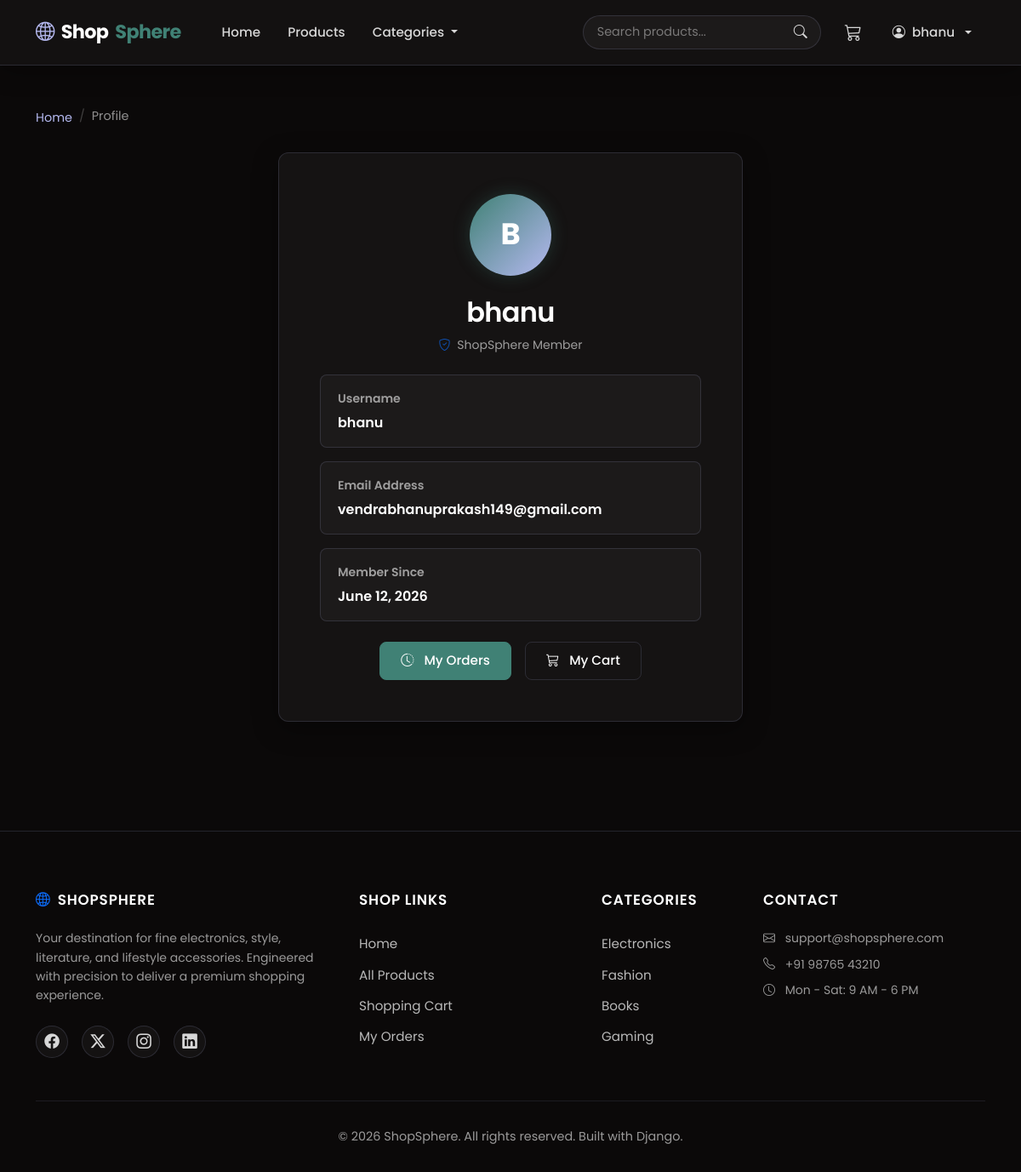
/profile/ (signed in), run on the app's committed database.
### store/models.py (models this page shows, shortened)
class Category(models.Model):
    name = models.CharField(max_length=100, unique=True)

### store/views.py (the view)
@login_required
def profile_view(request):
    return render(
        request,
        'profile.html'
    )

### store/context_processors.py (called while the page is built)
def shop_context(request):
    context = {
        'nav_categories': Category.objects.all(),
        'cart_count': 0,
    }
    if request.user.is_authenticated:
        try:
            cart = Cart.objects.get(user=request.user)
            total = 0
            for item in cart.items.all():
                total = total + item.quantity
            context['cart_count'] = total
        except Cart.DoesNotExist:
            context['cart_count'] = 0
    return context

### templates/profile.html (shortened to what this page needs)
{% extends 'base.html' %}
{% block content %}
<nav aria-label="breadcrumb">
    <ol class="breadcrumb breadcrumb-shop">
        <li class="breadcrumb-item"><a href="{% url 'home' %}">Home</a></li>
        <li class="breadcrumb-item active">Profile</li>
    </ol>
</nav>
<div class="row justify-content-center">
    <div class="col-lg-6">
        <div class="profile-card">
            <div class="profile-avatar">
                {{ request.user.username|first|upper }}
            </div>
            <h2>{{ request.user.username }}</h2>
            <p class="text-muted small mb-4"><i class="bi bi-shield-check text-primary me-1"></i> ShopSphere Member</p>
            <div class="profile-info-item">
                <small class="text-muted small uppercase fw-semibold d-block mb-1">Username</small>
                <span class="fw-semibold text-white">{{ request.user.username }}</span>
            </div>
            <div class="profile-info-item">
                <small class="text-muted small uppercase fw-semibold d-block mb-1">Email Address</small>
                <span class="fw-semibold text-white">{{ request.user.email|default:"Not provided" }}</span>
            </div>
            <div class="profile-info-item">
                <small class="text-muted small uppercase fw-semibold d-block mb-1">Member Since</small>
                <span class="fw-semibold text-white">{{ request.user.date_joined|date:"F d, Y" }}</span>
            </div>
            <div class="d-flex gap-3 justify-content-center mt-4 flex-wrap">
                <a href="{% url 'order_history' %}" class="btn btn-primary-shop px-4">
                    <i class="bi bi-clock-history me-1"></i> My Orders
                </a>
                <a href="{% url 'cart' %}" class="btn btn-outline-shop px-4">
                    <i class="bi bi-cart3 me-1"></i> My Cart
                </a>
            </div>
        </div>
    </div>
</div>
{% endblock %}

### templates/base.html (shortened to what this page needs)
{% load static %}
<!DOCTYPE html>
<html lang="en">
<head>
    <link href="https://cdn.jsdelivr.net/npm/bootstrap@5.3.3/dist/css/bootstrap.min.css" rel="stylesheet">
    <link rel="stylesheet" href="https://cdn.jsdelivr.net/npm/bootstrap-icons@1.11.3/font/bootstrap-icons.min.css">
    <link rel="stylesheet" href="{% static 'css/style.css' %}">
</head>
<body>
<nav class="navbar navbar-expand-lg navbar-dark navbar-shopsphere">
    <div class="container">
        <a class="navbar-brand navbar-brand-shop" href="{% url 'home' %}">
            <i class="bi bi-globe2 text-accent"></i> Shop<span>Sphere</span>
        </a>
        <div class="collapse navbar-collapse" id="navbarMain">
            <ul class="navbar-nav me-auto ms-lg-3">
                <li class="nav-item">
                    <a class="nav-link nav-link-shop" href="{% url 'home' %}">Home</a>
                </li>
                <li class="nav-item">
                    <a class="nav-link nav-link-shop" href="{% url 'product_list' %}">Products</a>
                </li>
                <li class="nav-item dropdown">
                    <a class="nav-link nav-link-shop dropdown-toggle" href="#" data-bs-toggle="dropdown">
                        Categories
                    </a>
                </li>
            </ul>
            <form class="d-flex navbar-search me-lg-3 my-2 my-lg-0" method="GET" action="{% url 'product_list' %}">
                <input class="form-control" type="search" name="search" placeholder="Search products..."
                       value="{{ request.GET.search }}" aria-label="Search">
                <button class="btn btn-search" type="submit">
                    <i class="bi bi-search"></i>
                </button>
            </form>
            <ul class="navbar-nav align-items-lg-center gap-2">
                <li class="nav-item">
                    <a class="nav-link cart-icon-link" href="{% url 'cart' %}" title="Shopping Cart">
                        <i class="bi bi-cart3"></i>
                    </a>
                </li>
                {% if user.is_authenticated %}
                <li class="nav-item dropdown">
                    <a class="nav-link nav-link-shop dropdown-toggle d-flex align-items-center gap-2" href="#" data-bs-toggle="dropdown">
                        <i class="bi bi-person-circle"></i> {{ user.username }}
                    </a>
                </li>
                {% endif %}
            </ul>
        </div>
    </div>
</nav>
<main>
    <div class="container py-5">
        {% block content %}
        {% endblock %}
    </div>
</main>
<footer class="footer-shopsphere">
    <div class="container">
        <div class="row g-4">
            <div class="col-lg-4 col-md-6">
                <h5 class="footer-heading d-flex align-items-center gap-2">
                    <i class="bi bi-globe2 text-primary"></i> ShopSphere
                </h5>
                <p class="text-muted small mb-4">
                    Your destination for fine electronics, style, literature, and lifestyle accessories. Engineered with precision to deliver a premium shopping experience.
                </p>
                <div class="footer-socials">
                    <a href="#" aria-label="Facebook"><i class="bi bi-facebook"></i></a>
                    <a href="#" aria-label="X"><i class="bi bi-twitter-x"></i></a>
                    <a href="#" aria-label="Instagram"><i class="bi bi-instagram"></i></a>
                    <a href="#" aria-label="LinkedIn"><i class="bi bi-linkedin"></i></a>
                </div>
            </div>
            <div class="col-lg-3 col-md-6">
                <h5 class="footer-heading">Shop Links</h5>
                <a class="footer-link" href="{% url 'home' %}">Home</a>
                <a class="footer-link" href="{% url 'product_list' %}">All Products</a>
                <a class="footer-link" href="{% url 'cart' %}">Shopping Cart</a>
                {% if user.is_authenticated %}
                <a class="footer-link" href="{% url 'order_history' %}">My Orders</a>
                {% else %}
                <a class="footer-link" href="{% url 'login' %}">Login</a>
                <a class="footer-link" href="{% url 'register' %}">Register</a>
                {% endif %}
            </div>
            <div class="col-lg-2 col-md-6">
                <h5 class="footer-heading">Categories</h5>
                {% for cat in nav_categories|slice:":4" %}
                <a class="footer-link" href="{% url 'product_list' %}?category={{ cat.id }}">
                    {{ cat.name }}
                </a>
                {% empty %}
                <p class="text-muted small">No categories</p>
                {% endfor %}
            </div>
            <div class="col-lg-3 col-md-6">
                <h5 class="footer-heading">Contact</h5>
                <p class="text-muted small mb-2"><i class="bi bi-envelope me-2"></i> support@shopsphere.com</p>
                <p class="text-muted small mb-2"><i class="bi bi-telephone me-2"></i> +91 98765 43210</p>
                <p class="text-muted small"><i class="bi bi-clock me-2"></i> Mon - Sat: 9 AM - 6 PM</p>
            </div>
        </div>
        <div class="footer-bottom">
            <p class="mb-0">&copy; 2026 ShopSphere. All rights reserved. Built with Django.</p>
        </div>
    </div>
</footer>
</body>
</html>

### data on the page
Category: name "Electronics"
Category: name "Fashion"
Category: name "Books"
Category: name "Gaming"

### other printed values
{{ user.username }} "bhanu"
{{ request.user.username|first|upper }} "B"
{{ request.user.username }} "bhanu"
{{ request.user.email|default:"Not provided" }} "vendrabhanuprakash149@gmail.com"
{{ request.user.date_joined|date:"F d, Y" }} "June 12, 2026"
